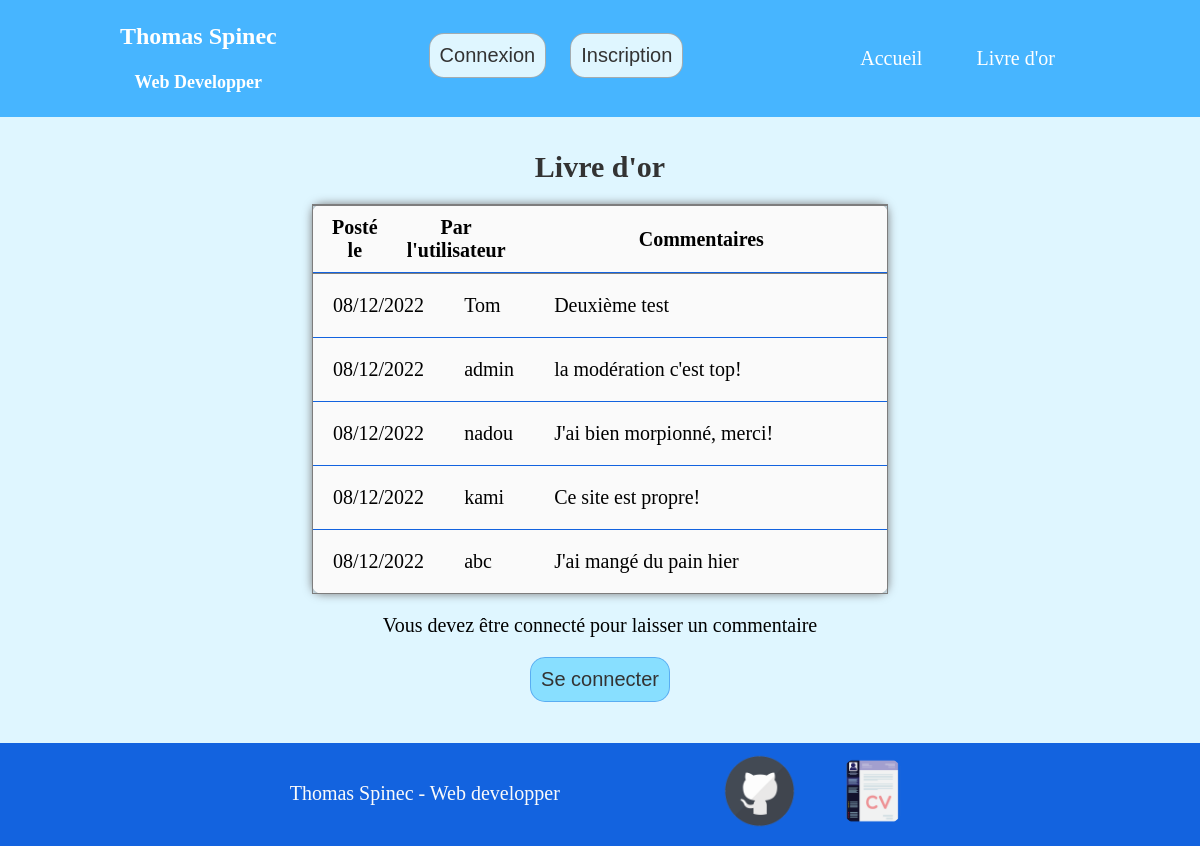
Screenshot of /livre-or.php with the database file from the repository.
### tables this page shows
CREATE TABLE `commentaires` (
  `id` int(11) NOT NULL,
  `commentaire` text NOT NULL,
  `id_utilisateur` int(11) NOT NULL,
  `date` datetime NOT NULL
);

CREATE TABLE `utilisateurs` (
  `id` int(11) NOT NULL,
  `login` varchar(255) NOT NULL,
  `password` varchar(255) NOT NULL
);

### livre-or.php (the view)
    <?php
        include 'header.php';
        include 'connect.php';
    ?>
    <main>
        <?php
            $requete = "SELECT commentaires.id, commentaires.commentaire, DATE_FORMAT(commentaires.date, '%d/%m/%Y') as date, utilisateurs.login FROM commentaires INNER JOIN utilisateurs ON commentaires.id_utilisateur = utilisateurs.id ORDER BY id DESC";
            $exec_requete = $connect -> query($requete);
        ?>
        <div class="container">
            <h1>Livre d'or</h1>
            <table class="commentaires">
                <thead>
                    <tr>
                        <th class="date">Posté le</th>
                        <th class="user">Par l'utilisateur</th>
                        <th class="comm">Commentaires</th>
                    </tr>
                </thead>
                <tbody>
                    <?php
                        while ($reponse = mysqli_fetch_assoc($exec_requete)){
                            echo "<tr>";
                            echo "<td class='date'>".$reponse['date']."</td>";
                            echo "<td class='user'>".$reponse['login']."</td>";
                            echo "<td class='comm'>".$reponse['commentaire']."</td>";
                            echo "</tr>";
                        }
                    ?>
                </tbody>
            </table>
            <?php
                if (isset($_SESSION['loginOK'])){
                    if ($_SESSION['loginOK']){
            ?>
            <br>
                <div class="center">
                    <a href='commentaire.php'><button>Laisser un commentaire</button></a>
                </div>
            <?php
                    }
                }
                else
                {
            ?>
                <div class="center">
                    <p>Vous devez être connecté pour laisser un commentaire</p>
                    <a href='connexion.php'><button>Se connecter</button></a>
                </div>
            <?php
                }
            ?>
        </div>
    </main>
    <?php
        include 'footer.php';
    ?>
</body>
</html>

### header.php (shortened to what this page needs)
<!DOCTYPE html>
<html lang="fr">
<head>
    <link rel="stylesheet" href="site.css">
</head>
<body>
    <header>
        <div class="container">
            <div class="flex">
                <div id="left">
                    <h3>Thomas Spinec</h3>
                    <h4>Web Developper</h4>
                </div>
                <?php
                    if (isset($_GET['deconnexion'])){
                        if($_GET['deconnexion']==true){
                            session_unset();
                            session_destroy();
                            header('Location: index.php');
                        }
                    }
                    else{
                        echo "<div>
                            <a href='connexion.php'><button>Connexion</button></a>
                            <a href='inscription.php'><button>Inscription</button></a>
                            </div>";
                        echo "<div>
                            <a class='a_head' href='index.php'>Accueil</a>
                            <a class='a_head' href='livre-or.php'>Livre d'or</a>
                            </div>";
                    }
                ?>
            </div>
        </div>
    </header>

### footer.php
<footer>
    <div class="container">
        <div class="flex_footer">
            <div>
                <p>Thomas Spinec - Web developper</p>
            </div>
            <div class='logo'>
                <div class="link">
                    <a href="https://github.com/thomas-spinec/livre-or"><img src="img/github.png" alt="logo github"/></a>
                </div>
                <div class="link">
                    <a href="https://thomas-spinec.students-laplateforme.io/cv/"><img src="img/cv.png" alt="logo cv"/></a>
                </div>
            </div>
        </div>
    </div>
</footer>

### site.css (style rules this page uses)
body { background-color: #dff6ff; margin: 0; padding: 0; }
a { text-decoration: none; cursor: pointer; }
h1 { font-size: 30px; font-weight: bold; text-align: center; color: #333; }
h3 { font-size: 24px; font-weight: bold; line-height: 1; }
h4 { font-size: 18px; }
.container { width: 80%; margin: auto; padding: auto; }
header { background-color: #47b5ff; color: #fff; position: fixed; width: 100%; min-height: 110px; max-height: 140px; top: 0; }
.flex { text-align: center; display: flex; justify-content: space-between; align-items: center; }
header button { background-color: #dff6ff; border: 1px solid #7d7d7d9a; border-radius: 15px; color: #333; font-size: 20px; padding: 10px; margin-top: 0; margin-bottom: 5px; margin-right: 10px; margin-left: 10px; transition: 0.5s; cursor: pointer; }
.a_head { color: #fff; transition: 0.5s; padding: 10px 15px; margin: 0px 10px; font-size: 20px; }
footer { background-color: #1363df; color: #fafafa; text-align: center; padding: 10px; padding-bottom: 1%; font-size: 20px; }
.flex_footer { display: flex; justify-content: space-evenly; align-items: center; }
.logo { flex-basis: 20%; display: flex; justify-content: space-evenly; align-items: center; gap: 20%; }
.link { position: relative; transition: all 0.3s; }
.link img { max-width: 100%; border-radius: 50%; cursor: pointer; }
main { margin-top: 150px; min-height: 65vh; margin-bottom: 3%; }
main button { background-color: #88dfff; border: 1px solid #1363df66; border-radius: 15px; color: #333; font-size: 20px; padding: 10px; margin-bottom: 5px; margin-right: 10px; margin-left: 10px; transition: 0.5s; cursor: pointer; }
.center { display: flex; flex-direction: column; justify-content: center; align-items: center; }
.center p { font-size: 20px; }
table, th, td { padding: 10px; border: 1px solid #7d7d7d; border-collapse: collapse; font-size: 20px; border-radius: 10px; }
table { margin: auto; margin-top: 20px; margin-bottom: 20px; }
.commentaires tbody, .commentaires thead { display: block; }
.commentaires tbody { height: 40vh; overflow-y: auto; overflow-x: hidden; }
.commentaires { width: 60%; margin: auto; border: 1px solid #7d7d7d; background-color: #fafafa; box-shadow: 0 0 10px #7d7d7d; }
.commentaires th { border-bottom: #1363df; border-bottom-style: solid; border-bottom-width: 1.5px; border-left: none; border-right: none; }
.commentaires td { padding: 20px; border-bottom: #1363df; border-bottom-style: solid; border-bottom-width: 1px; border-left: none; border-right: none; }
.date { width: 15%; }
.user { width: 15%; }
.comm { width: 70%; }

### rows the page displays
commentaires: date "08/12/2022", id_utilisateur.login "Tom", commentaire "Deuxième test"
commentaires: date "08/12/2022", id_utilisateur.login "admin", commentaire "la modération c'est top!"
commentaires: date "08/12/2022", id_utilisateur.login "nadou", commentaire "J'ai bien morpionné, merci!"
commentaires: date "08/12/2022", id_utilisateur.login "kami", commentaire "Ce site est propre!"
commentaires: date "08/12/2022", id_utilisateur.login "abc", commentaire "J'ai mangé du pain hier"
